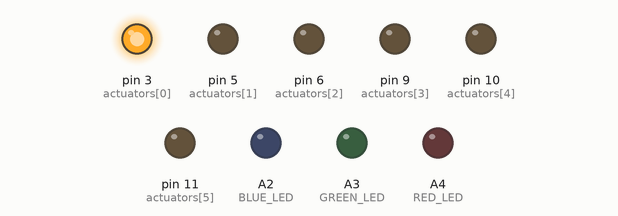
This sketch was run on a simulated Arduino Uno, built with avr-gcc and run on an emulated ATmega328P. Parts: output pins drawn as LEDs (lit = HIGH). Random numbers use the default seed unless the sketch sets one.

Above: at 0.04 s.
At 0.2 s:
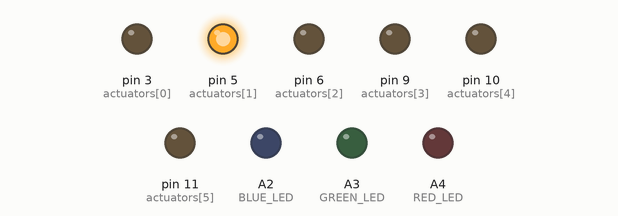
At 0.51 s:
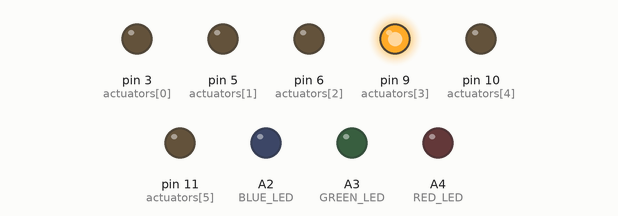
At 0.82 s:
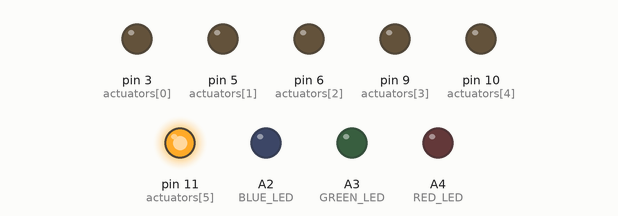
At 1.6 s:
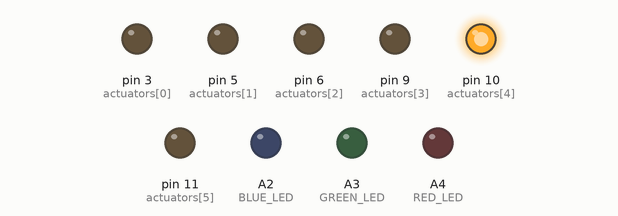
At 2.92 s:
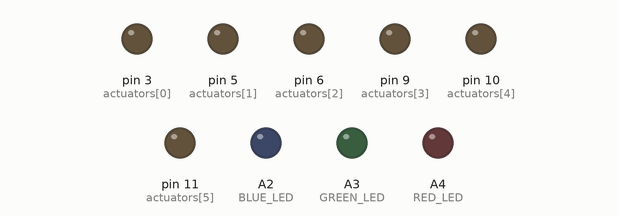
Timing chart, 0 to 3.2 s (numbered marks = the images above):
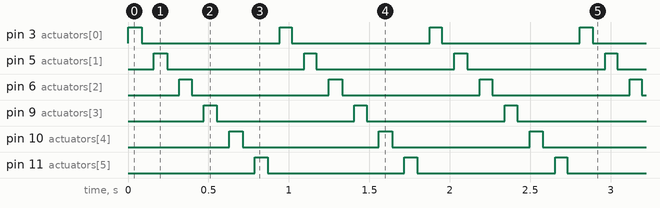

Measured:
- by itself, pin 3 (actuators[0]), pin 5 (actuators[1]), pin 6 (actuators[2]), pin 9 (actuators[3]), pin 10 (actuators[4]), pin 11 (actuators[5]): alternates HIGH for 0.06 s and LOW for 0.87 s

The sketch:

Brigid_simple_test.ino
```cpp
#define NUM_SOLENOIDS 6
// botnum/board type/board num
#define BOT_ID 1
#define BOT_TYPE 1
#define ARDUINO_ID 5

#define BOOT_TEST 0
#define LED_FEEDBACK 1

#define LED_POWER 12
#define LED_STATUS 13
#define RED_LED A4
#define GREEN_LED A3
#define BLUE_LED A2

// actuator pins
int actuators[] = {
  3, 5, 6, 9, 10, 11
};

void setup() {
  Serial.begin(57600);
  // interrupt timer parameters
  pinMode(RED_LED, OUTPUT);
  pinMode(GREEN_LED, OUTPUT);
  pinMode(BLUE_LED, OUTPUT);
  digitalWrite(GREEN_LED, HIGH);
  digitalWrite(RED_LED, HIGH);
  digitalWrite(BLUE_LED, LOW);
  for (int i = 0; i < NUM_SOLENOIDS; i++) {
    pinMode(actuators[i], OUTPUT);
    digitalWrite(actuators[i], LOW);
  }
  digitalWrite(GREEN_LED, LOW);
  digitalWrite(RED_LED, LOW);
}

void allAtOnce(int delayTime){
  for (int t = 0; t < 6; t++){
    digitalWrite(actuators[t], HIGH);
    delay(10);
  }
  delay(100);
  for (int t = 0; t < 6; t++){
    digitalWrite(actuators[t], LOW);
    delay(10);
  }
  delay(500);
}

void cycleThrough(int delayTime){
   for (int i = int(delayTime*0.5); i > 2; i--) {
    for (int t = 0; t < 6; t++){
      if (random() > 0.6){
      digitalWrite(actuators[t], HIGH);
      delay(i + random(10));
      digitalWrite(actuators[t], LOW);
      delay(delayTime - i);
      }
    }
  }
}

void loop() {
   for (int t = 15; t > 1; t--){
       cycleThrough(t*10);
 }

}
```
